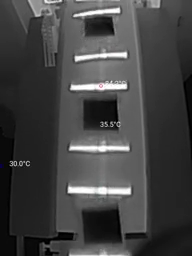
#> input picture frame 21 of thermal2.mp4, 192 x 256 px, given in place of thermal.mp4, which was not available
$ python video_mog2.py
#> lines starting #> are read from the running program, lines starting #| are printed output that depends on the picture; after the words box and inside, x2 and y2 are one past the last pixel; in counts of white or black regions, pixels touching at a corner belong together; pictures that were not available may be replaced by others from this repository, and a replacement may not be noted
import time

import cv2
import numpy as np
from skimage.feature import hog
from skimage.filters import threshold_multiotsu
from skimage.morphology import skeletonize
import matplotlib.pyplot as plt


# Load video capture from file
cap = cv2.VideoCapture('thermal.mp4')


#fgbg = cv2.bgsegm.createBackgroundSubtractorMOG()
fgbg = cv2.bgsegm.createBackgroundSubtractorLSBP()
fgbg = cv2.bgsegm.createBackgroundSubtractorGSOC()
fgbg = cv2.bgsegm.createBackgroundSubtractorGMG(20, 0.7)
fgbg = cv2.bgsegm.createBackgroundSubtractorCNT(2, True)
fgbg = cv2.createBackgroundSubtractorMOG2()


def display(window_name, image, grid_pos = (0, 0)):
    cv2.namedWindow(window_name, cv2.WINDOW_NORMAL)
    cv2.imshow(window_name, image)
    cv2.resizeWindow(window_name, 384, 512)
    cv2.moveWindow(window_name, 384 * grid_pos[0], (512 + 30) * grid_pos[1])


def otsu_variance(image, t1, t2):
    """Calculate variance for multi Otsu threshold."""
    c0 = image[image <= t1]
    c1 = image[(image > t1) & (image <= t2)]
    c2 = image[image > t2]

    w0 = len(c0) / len(image)
    w1 = len(c1) / len(image)
    w2 = len(c2) / len(image)

    var_within_class = w0 * np.var(c0) + w1 * np.var(c1) + w2 * np.var(c2)
    return var_within_class

def multi_otsu_optimized(image, step=10):
    """Calculate multi Otsu threshold with skipping steps."""
    fn_min = np.inf
    thresh = [-1, -1]

    for t1 in range(0, 128, step):
        for t2 in range(t1+1, 256, step):
            variance = otsu_variance(image, t1, t2)
            if variance < fn_min:
                fn_min = variance
                thresh = [t1, t2]

    return thresh

def divide_image(image, t1, t2):
    """Divide image into three regions."""
    region1 = image <= t1
    region2 = (image > t1) & (image <= t2)
    region3 = image > t2
    return region1, region2, region3

def show_divided_image(image, region1, region2, region3):
    multiotsu_img_optimized = np.zeros_like(image)
    multiotsu_img_optimized[region1] = 0    # Assign gray level 85 to the pixels in region 1
    multiotsu_img_optimized[region2] = 128   # Assign gray level 170 to the pixels in region 2
    multiotsu_img_optimized[region3] = 255   # Assign gray level 255 to the pixels in region 3
    return multiotsu_img_optimized

while(cap.isOpened()):
    ret, frame = cap.read()
#> frame is the input picture: shape (256, 192, 3); mean B, G, R 67.1, 67.1, 67.1
    display('RGB Frame', frame, (0, 0))

    # resize to 192x256
    frame = cv2.resize(frame, (192, 256))
    # convert to grayscale
    gray = cv2.cvtColor(frame, cv2.COLOR_BGR2GRAY)
    clean = np.zeros_like(frame)

    gray = cv2.GaussianBlur(gray, (5, 5), 0)

    thresholds = threshold_multiotsu(gray, classes=3)
#> thresholds = [67, 147]
    region_cold, region_mid, region_hot = divide_image(gray, thresholds[0], thresholds[1])
#> in divide_image, `region1 = image <= t1`:
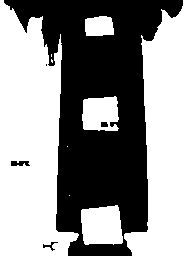
#> region1: shape (256, 192) bool; 57.5% white; 5 black regions (1 under 20 px), largest, box (x1, y1, x2, y2) and area: (4, 0, 183, 256) 20724, (11, 161, 30, 166) 78, (43, 242, 58, 251) 42, (101, 122, 108, 127) 33
#> in divide_image, `region2 = (image > t1) & (image <= t2)`:
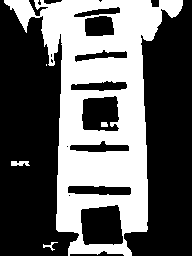
#> region2: shape (256, 192) bool; 38.2% white; 5 white regions (1 under 20 px), largest, box (x1, y1, x2, y2) and area: (4, 0, 183, 256) 18613, (11, 161, 30, 166) 78, (43, 242, 58, 251) 42, (101, 122, 108, 127) 33
#> in divide_image, `region3 = image > t2`: region3: shape (256, 192) bool; 4.3% white; 11 white regions (2 under 20 px), largest, box (x1, y1, x2, y2) and area: (68, 186, 131, 195) 493, (71, 81, 127, 91) 391, (70, 141, 129, 152) 381
    mask_cold = np.zeros_like(gray)
    mask_mid = np.zeros_like(gray)
    mask_hot = np.zeros_like(gray)
    mask_cold[region_cold] = 255
    mask_mid[region_mid] = 255

    mask_hot[region_hot] = 255
    mask_hot = cv2.morphologyEx(mask_hot, cv2.MORPH_OPEN, np.ones((3, 11), np.uint8))
    contours, _ = cv2.findContours(mask_hot, cv2.RETR_EXTERNAL, cv2.CHAIN_APPROX_SIMPLE)
    for cnt in contours:
        # fit and rotate rectangle
        rect = cv2.minAreaRect(cnt)
        box = cv2.boxPoints(rect)
        box = np.int0(box)
        cv2.drawContours(frame, [box], 0, (0, 0, 255), 2)
        center = rect[0]
        cv2.circle(frame, (int(center[0]), int(center[1])), 3, (0, 0, 255), -1)

        # fit and draw line
        [vx, vy, x, y] = cv2.fitLine(cnt, cv2.DIST_L2, 0, 0.01, 0.01)
        lefty = int((-x * vy / vx) + y)
        righty = int(((gray.shape[1] - x) * vy / vx) + y)
        cv2.line(frame, (gray.shape[1] - 1, righty), (0, lefty), (0, 0, 255), 1)
        cv2.fillPoly(clean, [box], (0, 0, 255))
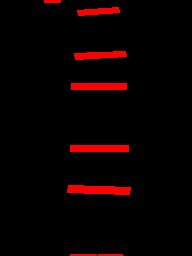
#> clean: shape (256, 192, 3); mean B, G, R 0, 0, 10.7
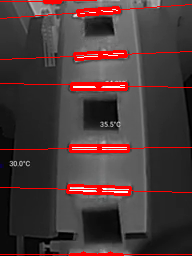
#> frame: shape (256, 192, 3); 6.52% of pixels changed, all inside (x1, y1, x2, y2) = (0, 0, 192, 256)


    display('mask_cold', mask_cold, (0, 1))
    display('mask_mid', mask_mid, (1, 1))
    display('mask_hot', mask_hot, (2, 1))
#> call 4 of display, with window_name = 'mask_hot', grid_pos = (2, 1)
#> in display (call 4), `cv2.imshow(window_name, image)`:
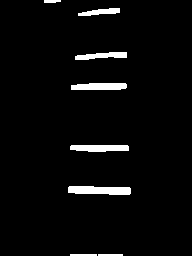
#> window 'mask_hot': shape (256, 192); 3.7% white; 8 white regions


    # detect contours
    contours_cold, _ = cv2.findContours(mask_cold, cv2.RETR_EXTERNAL, cv2.CHAIN_APPROX_SIMPLE)
#> contours_cold = 9 contours, 4 with area under 20; largest, box (x1, y1, x2, y2) and area: (0, 0, 79, 256) 13516, (124, 0, 192, 256) 11138, (81, 205, 123, 245) 1370, (82, 96, 119, 131) 1046, (85, 16, 114, 36) 472

    # detect squares
    squares = []
    for cnt in contours_cold:
        epsilon = 0.1 * cv2.arcLength(cnt, True)
        approx = cv2.approxPolyDP(cnt, epsilon, True)
        if len(approx) == 4:
            squares.append(approx)
#> this loop made 9 passes
#> (epsilon, approx) on passes 1, 2, 3, 4, 6, 7, 8, 9: (15.15, [[117, 205], [81, 210], [85, 244], [122, 242]]), (0, [[69, 195]]), (0, [[67, 146]]), (15.34, [[115, 96], [83, 100], [84, 129], [117, 130]]), (0.4, [[51, 54], [51, 56]]), (8.87, [[111, 18], [85, 19], [86, 35], [113, 34]]), (66.2, [[191, 0], [132, 255]]), (75.76, [[0, 0], [67, 255]])
#> (cnt, epsilon, approx) on pass 5: ([[51, 59], [51, 61], [52, 62], [52, 60]], 0.683, [[51, 59], [52, 62]])
#> after the loop, squares = 3 contours; box (x1, y1, x2, y2) and area: (81, 205, 123, 245) 1312, (83, 96, 118, 131) 1026, (85, 18, 114, 36) 426
    # draw squares
    cv2.drawContours(frame, squares, -1, (255, 0, 0), 2)
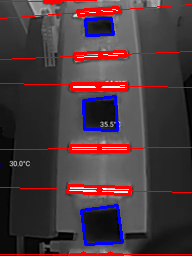
#> frame: shape (256, 192, 3); 2.14% of pixels changed, all inside (x1, y1, x2, y2) = (80, 17, 124, 246)
    cv2.fillPoly(clean, squares, (255, 0, 0))
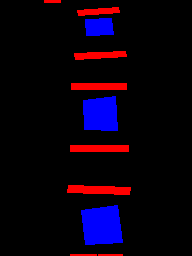
#> clean: shape (256, 192, 3); 5.98% of pixels changed, all inside (x1, y1, x2, y2) = (81, 18, 123, 245)
    display('Squares', frame, (2, 0))


    display('Clean', clean, (3, 0))


    k = cv2.waitKey(0) & 0xff
#> (key q is pressed here)
    # if q
    if k == ord('q'):
        break

    # if space
    if k == ord('c'):
        cv2.waitKey(5000)

cap.release()
cv2.destroyAllWindows()

$ run again, starting later in the video
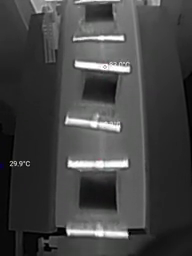
#> input picture frame 97 of thermal2.mp4, 192 x 256 px, given in place of thermal.mp4, which was not available
#> frame is the input picture: shape (256, 192, 3); mean B, G, R 67.5, 67.6, 67.5
#> thresholds = [67, 148]
#> in divide_image, `region1 = image <= t1`:
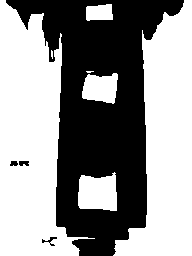
#> region1: shape (256, 192) bool; 57.8% white; 4 black regions, box (x1, y1, x2, y2) and area: (6, 0, 184, 256) 20624, (42, 237, 57, 246) 46, (19, 161, 29, 166) 43, (10, 161, 18, 166) 33
#> region3: shape (256, 192) bool; 4.3% white; 9 white regions (1 under 20 px), largest, box (x1, y1, x2, y2) and area: (68, 159, 128, 169) 464, (67, 224, 128, 237) 430, (65, 114, 120, 132) 404
#> contours_cold = 7 contours, 2 with area under 20; largest, box (x1, y1, x2, y2) and area: (0, 0, 95, 256) 13772, (113, 0, 192, 256) 11497, (78, 172, 117, 211) 1189, (82, 73, 118, 104) 802, (86, 4, 113, 21) 352
#> the loop `for cnt in contours_cold:` made 7 passes
#> (epsilon, approx) on passes 1 to 7: (15.03, [[114, 172], [81, 175], [80, 208], [116, 210]]), (12.25, [[117, 74], [88, 74], [82, 97], [113, 103]]), (1.48, [[86, 71], [93, 71]]), (1.68, [[51, 50], [52, 58]]), (8.05, [[111, 4], [87, 6], [86, 19], [112, 19]]), (68.35, [[191, 0], [113, 255], [191, 255]]), (79.88, [[0, 0], [78, 255]])
#> after the loop `for cnt in contours_cold:`: squares = 3 contours; box (x1, y1, x2, y2) and area: (80, 172, 117, 211) 1225, (82, 74, 118, 104) 795, (86, 4, 113, 20) 350
#> `cv2.fillPoly(clean, squares, (255, 0, 0))`:
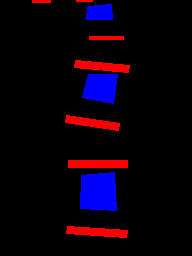
#> clean: shape (256, 192, 3); mean B, G, R 13.2, 0, 10.8

$ run again, starting later in the video
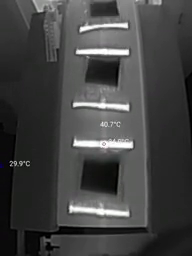
#> input picture frame 172 of thermal2.mp4, 192 x 256 px, given in place of thermal.mp4, which was not available
#> frame is the input picture: shape (256, 192, 3); mean B, G, R 66.9, 67.2, 67
#> thresholds = [68, 151]
#> in divide_image, `region1 = image <= t1`:
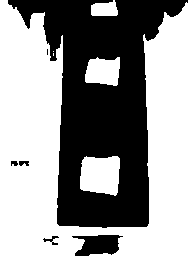
#> region1: shape (256, 192) bool; 58.9% white; 6 black regions (1 under 20 px), largest, box (x1, y1, x2, y2) and area: (8, 0, 188, 228) 19345, (72, 235, 123, 256) 730, (43, 236, 59, 245) 54, (19, 161, 29, 166) 40, (11, 161, 18, 166) 28
#> region3: shape (256, 192) bool; 3.7% white; 9 white regions (1 under 20 px), largest, box (x1, y1, x2, y2) and area: (74, 139, 133, 149) 459, (69, 203, 129, 216) 404, (73, 99, 129, 111) 310
#> contours_cold = 6 contours, 2 with area under 20; largest, box (x1, y1, x2, y2) and area: (0, 0, 192, 256) 25797, (80, 156, 120, 196) 1288, (85, 57, 120, 86) 761, (91, 0, 118, 16) 306
#> the loop `for cnt in contours_cold:` made 6 passes
#> (epsilon, approx) on passes 1 to 6: (14.79, [[84, 157], [80, 188], [115, 195], [119, 158]]), (11.83, [[89, 60], [86, 82], [117, 84], [119, 57]]), (0.4, [[53, 53], [53, 55]]), (0, [[53, 51]]), (7.67, [[114, 0], [91, 5], [91, 14], [116, 15]]), (157.1, [[0, 0], [191, 255]])
#> after the loop `for cnt in contours_cold:`: squares = 3 contours; box (x1, y1, x2, y2) and area: (80, 157, 120, 196) 1206, (86, 57, 120, 85) 746, (91, 0, 117, 16) 290
#> `cv2.fillPoly(clean, squares, (255, 0, 0))`:
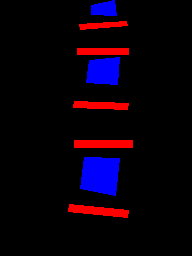
#> clean: shape (256, 192, 3); mean B, G, R 12.5, 0, 10.3
